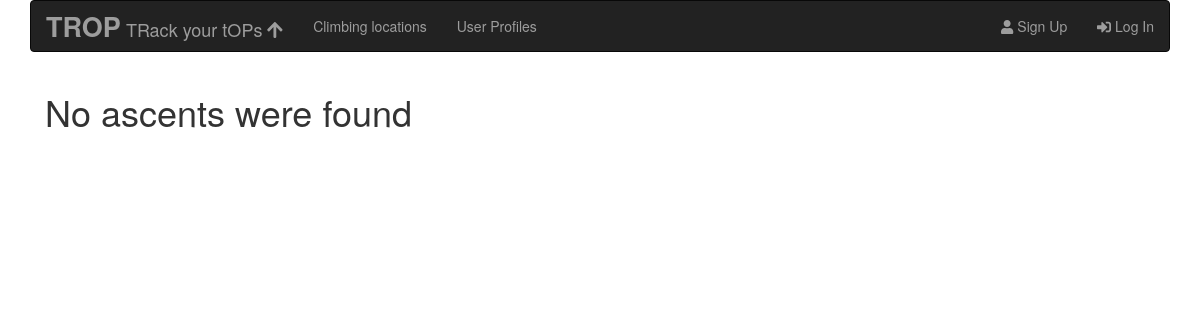
Before: /routes/route/17/ with the older database file.
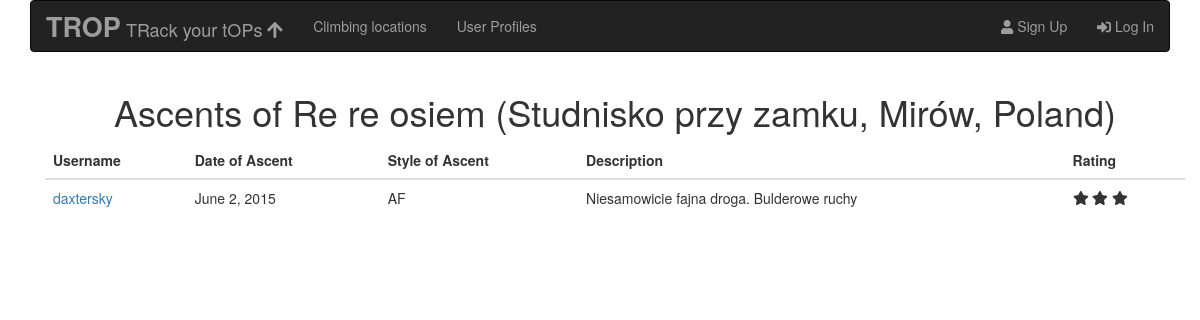
After: the same page with the newer database file.
### routes/models.py (models this page shows, shortened)
class Ascent(models.Model):
    OS = 'OS'
    FL = 'FL'
    RP = 'RP'
    PP = 'PP'
    AF = 'AF'
    TR = 'TR'
    ASCENT_STYLE_CHOICES = ((OS,'OS'),
                            (FL,'Flash'),
                            (RP,'RP'),
                            (PP,'PP'),
                            (AF,'AF'),
                            (TR,'TR'))
    UNRATED = 0
    LOW = 1
    MEDIUM = 2
    HIGH = 3
    RATING_CHOICES = ((UNRATED,'No rating'),
                    (LOW, 'Low'),
                    (MEDIUM, 'Medium'),
                    (HIGH, 'High'))
    route = models.ForeignKey(Route, related_name='ascents', on_delete=models.CASCADE)
    user = models.ForeignKey(User, related_name='ascents', on_delete=models.CASCADE)
    date = models.DateField()
    ascent_style = models.CharField(max_length = 20, choices = ASCENT_STYLE_CHOICES)
    rating = models.IntegerField(choices = RATING_CHOICES, default=UNRATED)
    description = models.TextField(blank=True, null=True)
    created_at = models.DateTimeField(auto_now_add=True)
    updated_at = models.DateTimeField(auto_now=True)
    class Meta:
        ordering = ['date']
        get_latest_by = ['created_at']

class Route(models.Model):
        SP = 'SP'
        MP = 'MP'
        BLD = 'BLD'
        ROUTE_TYPE_CHOICES = ((SP,'Single-Pitch'),
                             (MP,'Multi-Pitch'),
                             (BLD,'Boulder'))
        YDS = 'YDS'
        FR = 'FR'
        UIAA = 'UIAA'
        POL = 'POL'
        V = 'V'
        SCALE_CHOICES = ((YDS,'YDS'),
                        (FR,'French'),
                        (UIAA,'UIAA'),
                        (POL,'Polish'),
                        (V,'Verm'))
        EQ = 'EQ'
        TR = 'TR'
        MX = 'MX'
        PROTECTION_CHOICES = ((EQ,'Equipped'),
                            (TR,'TRAD'),
                            (MX,'Mixed'))
        name = models.CharField(max_length = 100)
        route_type = models.CharField(max_length = 50, choices = ROUTE_TYPE_CHOICES, default = SP)
        protection = models.CharField(max_length = 100, choices = PROTECTION_CHOICES, default = EQ)
        scale = models.CharField(max_length = 100, choices = SCALE_CHOICES, default = FR)
        grade = models.CharField(max_length = 20)
        location = models.ForeignKey(Place ,related_name='routes', verbose_name = 'Crag', on_delete = models.CASCADE)
        created_at = models.DateTimeField(auto_now_add=True)
        updated_at = models.DateTimeField(auto_now=True)
        def __str__(self):
            return "{} ({}, {}, {})".format(self.name, self.location.name,
            self.location.city, self.location.country)
        class Meta:
            ordering = ['location', 'name']
            get_latest_by = 'created_at'

class Place(models.Model):
    name = models.CharField(max_length = 100)
    city = models.CharField(max_length = 100, verbose_name = 'Region')
    country = models.CharField(max_length = 100)
    location = PlainLocationField(based_fields=['city'], zoom=7)
    created_at = models.DateTimeField(auto_now_add=True)
    updated_at = models.DateTimeField(auto_now=True)
    class Meta:
        get_latest_by = 'created_at'
        ordering = ['country', 'city', 'name']

### routes/views.py (the view)
# urls.py: url(r'^route/(?P<pk>\d+)/$', views.RouteAscentList.as_view(),
class RouteAscentList(ListView):
    model = Ascent
    template_name = 'routes/route_ascent_list.html'
    def get_queryset(self):
        return Ascent.objects.select_related().filter(route = self.kwargs['pk'])

### routes/templates/routes/route_ascent_list.html
{% extends "routes/routes_base.html" %}
{% block route_content %}
{% if object_list %}
  <h1 class="text-center"> Ascents of {{object_list.0.route}}</h1>
  <table class="table datatable">
    <thead>
      <th>Username</th>
      <th>Date of Ascent</th>
      <th>Style of Ascent</th>
      <th>Description</th>
      <th>Rating</th>
    </thead>
    <tbody>
    {% for ascent in object_list %}
      <tr>
        <td>
          {% if ascent.user.userprofile.hidden %}
            Hidden User
          {% else %}
            <a href="{% url 'accounts:user_profile' pk=ascent.user.userprofile.pk%}">{{ascent.user.username}}</a>
          {% endif %}
        </td>
        <td>{{ascent.date}}</td>
        <td>{{ascent.get_ascent_style_display}}</td>
        <td>{{ascent.description}}</td>
        <td>
          {% if not ascent.rating %}
            <span></span>
          {% elif ascent.rating > 0 and ascent.rating < 1 %}
            <span class="fas fa-star-half"></span>
          {% elif ascent.rating == 1 %}
            <span class="fas fa-star"></span>
          {% elif ascent.rating > 1 and ascent.rating < 2 %}
              <span class="fas fa-star"></span>
              <span class="fas fa-star-half"></span>
          {% elif ascent.rating == 2 %}
              <span class="fas fa-star"></span>
              <span class="fas fa-star"></span>
          {% elif ascent.rating > 2 and ascent.rating < 3 %}
              <span class="fas fa-star"></span>
              <span class="fas fa-star"></span>
              <span class="fas fa-star-half"></span>
          {% elif ascent.rating == 3 %}
              <span class="fas fa-star"></span>
              <span class="fas fa-star"></span>
              <span class="fas fa-star"></span>
          {% endif %}
        </td>
      </tr>
    {% endfor %}
    </tbody>
  </table>
{% else %}
    <h1>No ascents were found</h1>
{% endif %}
{% endblock route_content %}

Changed rows visible on the page:
added Ascent: route.country "Re re osiem (Studnisko przy zamku, Mirów, Poland)", user.username "daxtersky", date "June 2, 2015", ascent_style "AF", description "Niesamowicie fajna droga. Bulderowe ruchy", rating 3 (drawn)
Other visible differences:
text no longer shown: "No ascents were found"
text now shown: "Ascents of Username Date of Ascent Style of Ascent Description Rating"
